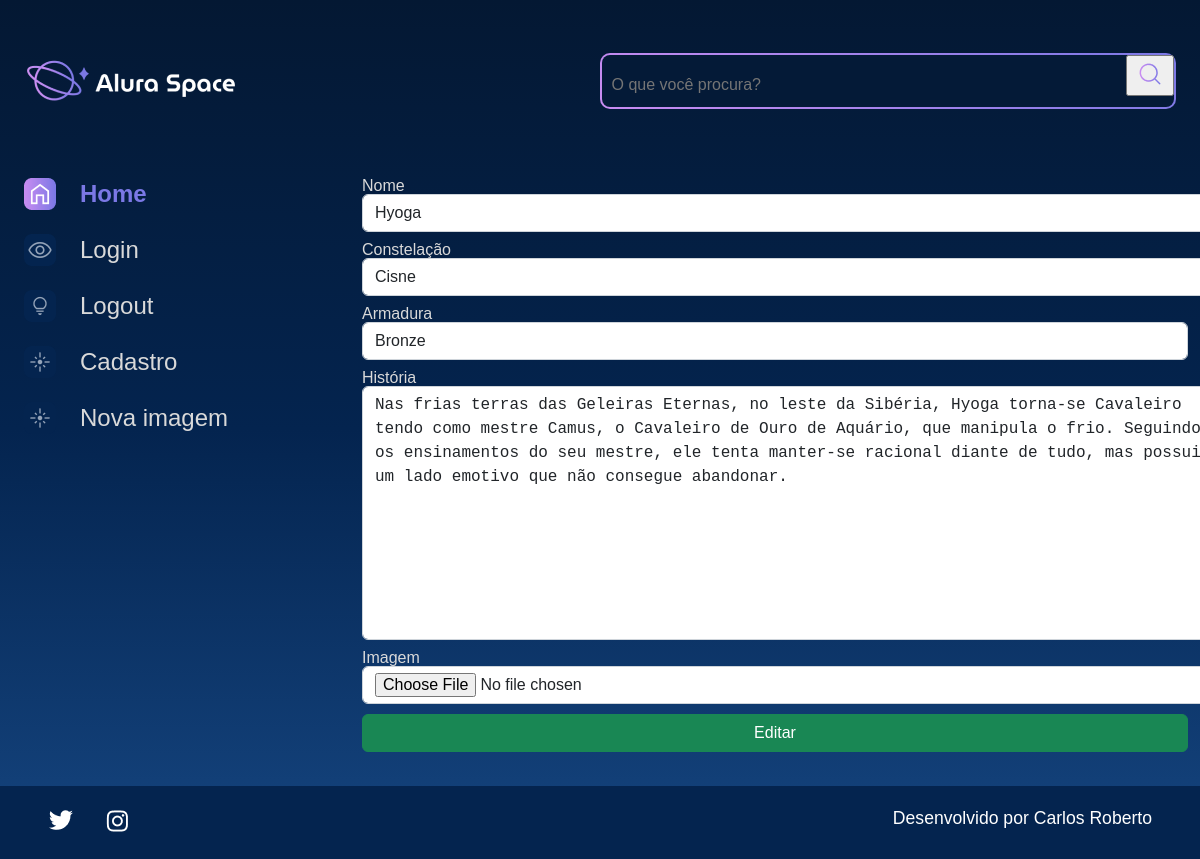
The page /editar_imagem/3 on the database its author committed.
### apps/galeria/models.py (models this page shows, shortened)
class Cavaleiro(models.Model):
    OPCOES_CATEGORIAS = [
        ('BRONZE', 'Bronze'),
        ('OURO', 'Ouro'),
        ('PRATA', 'Prata'),
    ]
    usuario = models.ForeignKey(
        to=User,
        on_delete=models.SET_NULL,
        null=True,
        blank=False,
        related_name='user',
    )
    nome = models.CharField(max_length=100, blank=False, null=False)
    constelacao = models.CharField(max_length=100, blank=False, null=False)
    armadura = models.CharField(max_length=100, choices=OPCOES_CATEGORIAS, default='')
    historia = models.TextField()
    imagem = models.ImageField(blank=True, upload_to='galeria/%Y%m')

### apps/galeria/views.py (the view)
# urls.py: path('editar_imagem/<int:foto_id>', views.editar_imagem, name='editar_imagem'),
def editar_imagem(request, foto_id):
    fotografia = Cavaleiro.objects.get(id=foto_id)
    form = FotografiaForms(instance=fotografia)
    if request.method == 'POST':
        form = FotografiaForms(request.POST, request.FILES, instance=fotografia)
        messages.success(request, 'Fotografia editada.')
        return redirect('apps.galeria:index')
    context = {
        'form': form,
        'foto_id': foto_id,
    }
    return render(request, 'galeria/editar_imagem.html', context)

### apps/galeria/forms.py
class FotografiaForms(forms.ModelForm):
    class Meta:
        model = Cavaleiro
        exclude = ['usuario',]
        labels = {
            'constelacao': 'Constelação',
            'historia': 'História',
        }
        widgets = {
            'nome': forms.TextInput(attrs={'class': 'form-control'}),
            'constelacao': forms.TextInput(attrs={'class': 'form-control'}),
            'armadura': forms.Select(attrs={'class': 'form-control'}),
            'historia': forms.Textarea(attrs={'class': 'form-control'}),
            'imagem': forms.FileInput(attrs={'class': 'form-control'}),
        }

### apps/galeria/templates/galeria/editar_imagem.html (shortened to what this page needs)
{% extends "base.html" %}
{% load static %}
{% block content %}
                        <section class="galeria" style="margin-left: 5em">
                            <form action="{% url 'apps.galeria:editar_imagem' foto_id %}" method="POST" enctype="multipart/form-data">
                                <div class="row">
                                    {% for field in form.visible_fields %}
                                        <div class="col-12 col-lg-12" style="margin-bottom: 10px">
                                            <label for="{{ field.id_for_label }}" style="color:#D9D9D9; margin-bottom: 10px">{{ field.label }}</label>
                                            {{ field }}
                                        </div>
                                    {% endfor %}
                                    <div class="col-12 col-lg-12" style="margin-bottom: 10px">
                                        <button type="submit" class="btn btn-success col-12" style="padding: top 5px">Editar</button>
                                    </div>
                                </div>
                            </form>
                        </section>
                    </div>
{% endblock content %}

### setup/static/styles/style.css (style rules this page uses)
html, body, div, span, applet, object, iframe, h1, h2, h3, h4, h5, h6, p, blockquote, pre, a, abbr, acronym, address, big, cite, code, del, dfn, em, img, ins, kbd, q, s, samp, small, strike, strong, sub, sup, tt, var, b, u, i, center, dl, dt, dd, ol, ul, li, fieldset, form, label, legend, table, caption, tbody, tfoot, thead, tr, th, td, article, aside, canvas, details, embed, figure, figcaption, footer, header, hgroup, menu, nav, output, ruby, section, summary, time, mark, audio, video { margin: 0; padding: 0; border: 0; font-size: 100%; font: inherit; vertical-align: baseline; }
article, aside, details, figcaption, figure, footer, header, hgroup, menu, nav, section { display: block; }
body { line-height: 1; font-family: 'Space Grotesk', sans-serif; min-height: 100vh; background: linear-gradient(#041833,#04244F,#154580); background-repeat: no-repeat; background-position: center; background-size: cover; }
.galeria { display: flex; width: 100%; }
.row { --bs-gutter-x: 1.5rem; --bs-gutter-y: 0; display: flex; flex-wrap: wrap; margin-top: calc(-1 * var(--bs-gutter-y)); margin-right: calc(-.5 * var(--bs-gutter-x)); margin-left: calc(-.5 * var(--bs-gutter-x)); }
.col-12 { flex: 0 0 auto; width: 100%; }
.btn { --bs-btn-padding-x: 0.75rem; --bs-btn-padding-y: 0.375rem; --bs-btn-font-family: ; --bs-btn-font-size: 1rem; --bs-btn-font-weight: 400; --bs-btn-line-height: 1.5; --bs-btn-color: #212529; --bs-btn-bg: transparent; --bs-btn-border-width: 1px; --bs-btn-border-color: transparent; --bs-btn-border-radius: 0.375rem; --bs-btn-hover-border-color: transparent; --bs-btn-box-shadow: inset 0 1px 0 rgba(255, 255, 255, 0.15),0 1px 1px rgba(0, 0, 0, 0.075); --bs-btn-disabled-opacity: 0.65; --bs-btn-focus-box-shadow: 0 0 0 0.25rem rgba(var(--bs-btn-focus-shadow-rgb), .5); display: inline-block; padding: var(--bs-btn-padding-y) var(--bs-btn-padding-x); font-family: var(--bs-btn-font-family); font-size: var(--bs-btn-font-size); font-weight: var(--bs-btn-font-weight); line-height: var(--bs-btn-line-height); color: var(--bs-btn-color); text-align: center; text-decoration: none; vertical-align: middle; cursor: pointer; -webkit-user-select: none; -moz-user-select: none; user-select: none; border: var(--bs-btn-border-width) solid var(--bs-btn-border-color); border-radius: var(--bs-btn-border-radius); background-color: var(--bs-btn-bg); transition: color .15s ease-in-out,background-color .15s ease-in-out,border-color .15s ease-in-out,box-shadow .15s ease-in-out; }
.btn-success { --bs-btn-color: #fff; --bs-btn-bg: #198754; --bs-btn-border-color: #198754; --bs-btn-hover-color: #fff; --bs-btn-hover-bg: #157347; --bs-btn-hover-border-color: #146c43; --bs-btn-focus-shadow-rgb: 60,153,110; --bs-btn-active-color: #fff; --bs-btn-active-bg: #146c43; --bs-btn-active-border-color: #13653f; --bs-btn-active-shadow: inset 0 3px 5px rgba(0, 0, 0, 0.125); --bs-btn-disabled-color: #fff; --bs-btn-disabled-bg: #198754; --bs-btn-disabled-border-color: #198754; }
.form-control { display: block; width: 100%; padding: 0.375rem 0.75rem; font-size: 1rem; font-weight: 400; line-height: 1.5; color: #212529; background-color: #fff; background-clip: padding-box; border: 1px solid #ced4da; -webkit-appearance: none; -moz-appearance: none; appearance: none; border-radius: 0.375rem; transition: border-color .15s ease-in-out,box-shadow .15s ease-in-out; }

### rows shown on the page
Cavaleiro: visible_fields "Hyoga" "Cisne" "Bronze" "Nas frias terras das Geleiras Eternas, no leste da Sibéria, Hyoga torna-se Cavaleiro tendo como mestre Camus, o Cavaleiro de Ouro de Aquário, que manipula o frio. Seguindo os ensinamentos do seu mestre, ele tenta manter-se racional diante de tudo, mas possui um lado emotivo que não consegue abandonar."

### other values the page prints
{{ field.label }} "Nome" "Constelação" "Armadura" "História" "Imagem"
